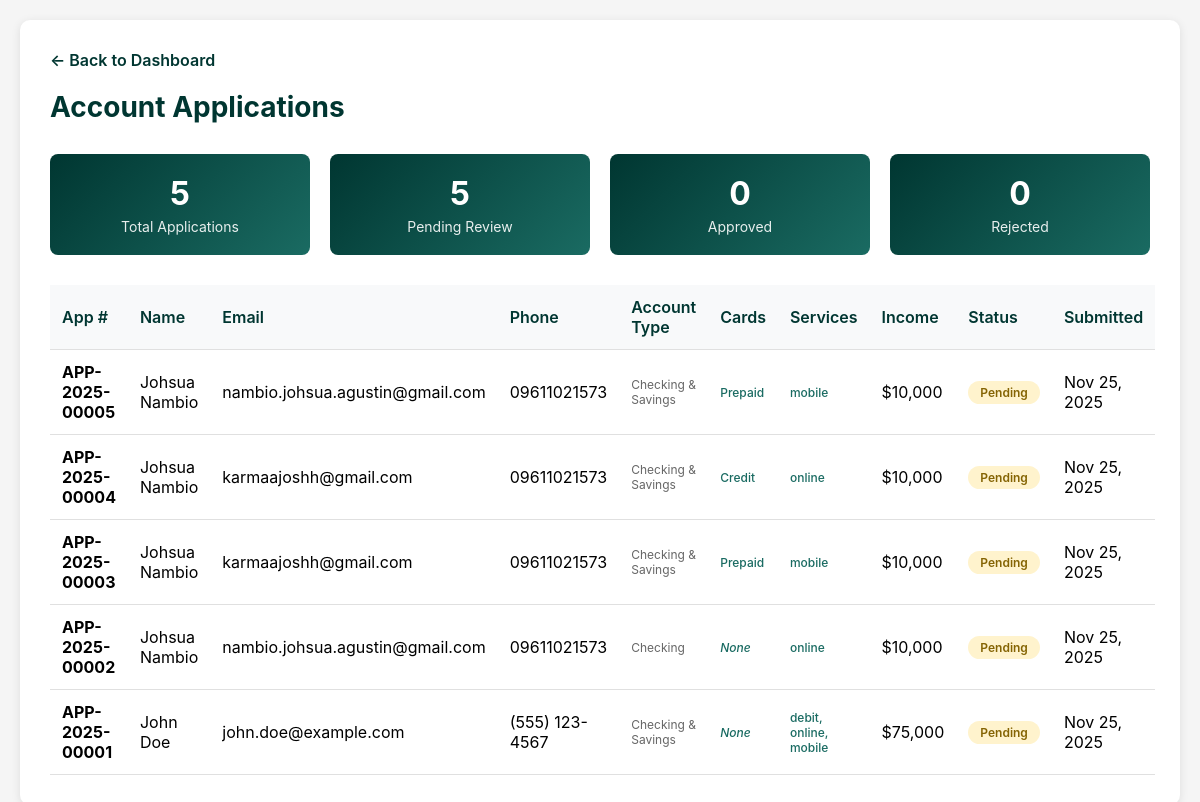
Page /view_applications.php on the committed database.
### tables this page shows
CREATE TABLE `account_applications` (
  `application_id` int(11) NOT NULL,
  `application_number` varchar(50) NOT NULL,
  `application_status` enum('pending','approved','rejected') DEFAULT 'pending',
  `first_name` varchar(100) NOT NULL,
  `last_name` varchar(100) NOT NULL,
  `email` varchar(150) NOT NULL,
  `phone_number` varchar(20) NOT NULL,
  `date_of_birth` date NOT NULL,
  `street_address` varchar(255) NOT NULL,
  `barangay` varchar(150) NOT NULL DEFAULT '',
  `city` varchar(100) NOT NULL,
  `state` varchar(100) NOT NULL,
  `zip_code` varchar(20) NOT NULL,
  `ssn` varchar(50) NOT NULL,
  `id_type` varchar(50) NOT NULL,
  `id_number` varchar(100) NOT NULL,
  `employment_status` varchar(50) NOT NULL,
  `employer_name` varchar(150) DEFAULT NULL,
  `job_title` varchar(100) DEFAULT NULL,
  `annual_income` decimal(15,2) DEFAULT NULL,
  `account_type` varchar(50) NOT NULL COMMENT 'acct-checking, acct-savings, acct-both',
  `selected_cards` text DEFAULT NULL COMMENT 'Comma-separated: debit, credit, prepaid',
  `additional_services` text DEFAULT NULL COMMENT 'Comma-separated: debit, online, mobile, overdraft',
  `terms_accepted` tinyint(1) DEFAULT 0,
  `privacy_acknowledged` tinyint(1) DEFAULT 0,
  `marketing_consent` tinyint(1) DEFAULT 0,
  `submitted_at` datetime DEFAULT current_timestamp(),
  `reviewed_at` datetime DEFAULT NULL
);

### view_applications.php (the view, shortened to what this page needs)
<?php
$host = "localhost";
$user = "root";
$pass = "";
$db = "BankingDB";
$conn = new mysqli($host, $user, $pass, $db);
$sql = "SELECT * FROM account_applications ORDER BY submitted_at DESC";
$result = $conn->query($sql);
?>
<!DOCTYPE html>
<html lang="en">
<head>
</head>
<body>
    <div class="container">
        <a href="viewingpage.php" class="back-link">← Back to Dashboard</a>
        <h1>Account Applications</h1>
        <?php
        $stats = [
            'total' => 0,
            'pending' => 0,
            'approved' => 0,
            'rejected' => 0
        ];
        $result->data_seek(0);
        while ($row = $result->fetch_assoc()) {
            $stats['total']++;
            $stats[$row['application_status']]++;
        }
        ?>
        <div class="stats">
            <div class="stat-card">
                <h3><?php echo $stats['total']; ?></h3>
                <p>Total Applications</p>
            </div>
            <div class="stat-card">
                <h3><?php echo $stats['pending']; ?></h3>
                <p>Pending Review</p>
            </div>
            <div class="stat-card">
                <h3><?php echo $stats['approved']; ?></h3>
                <p>Approved</p>
            </div>
            <div class="stat-card">
                <h3><?php echo $stats['rejected']; ?></h3>
                <p>Rejected</p>
            </div>
        </div>
        <?php if ($result->num_rows > 0): ?>
            <table>
                <thead>
                    <tr>
                        <th>App #</th>
                        <th>Name</th>
                        <th>Email</th>
                        <th>Phone</th>
                        <th>Account Type</th>
                        <th>Cards</th>
                        <th>Services</th>
                        <th>Income</th>
                        <th>Status</th>
                        <th>Submitted</th>
                    </tr>
                </thead>
                <tbody>
                    <?php
                    $result->data_seek(0);
                    while ($row = $result->fetch_assoc()):
                        $accountTypeLabel = [
                            'acct-checking' => 'Checking',
                            'acct-savings' => 'Savings',
                            'acct-both' => 'Checking & Savings'
                        ][$row['account_type']] ?? $row['account_type'];
                    ?>
                        <tr>
                            <td><strong><?php echo htmlspecialchars($row['application_number']); ?></strong></td>
                            <td><?php echo htmlspecialchars($row['first_name'] . ' ' . $row['last_name']); ?></td>
                            <td><?php echo htmlspecialchars($row['email']); ?></td>
                            <td><?php echo htmlspecialchars($row['phone_number']); ?></td>
                            <td class="account-type"><?php echo $accountTypeLabel; ?></td>
                            <td class="cards-list">
                                <?php
                                $cards = $row['selected_cards'] ? explode(',', $row['selected_cards']) : [];
                                echo !empty($cards) ? htmlspecialchars(ucwords(implode(', ', $cards))) : '<em>None</em>';
                                ?>
                            </td>
                            <td class="cards-list">
                                <?php
                                $services = $row['additional_services'] ? explode(',', $row['additional_services']) : [];
                                echo !empty($services) ? htmlspecialchars(implode(', ', $services)) : '<em>None</em>';
                                ?>
                            </td>
                            <td>$<?php echo number_format($row['annual_income'], 0); ?></td>
                            <td>
                                <span class="status-badge status-<?php echo $row['application_status']; ?>">
                                    <?php echo ucfirst(str_replace('_', ' ', $row['application_status'])); ?>
                                </span>
                            </td>
                            <td><?php echo date('M d, Y', strtotime($row['submitted_at'])); ?></td>
                        </tr>
                    <?php endwhile; ?>
                </tbody>
            </table>
        <?php else: ?>
            <div class="no-data">
                <p>No applications found.</p>
            </div>
        <?php endif; ?>
    </div>
</body>
</html>

### view_applications.php (style rules this page uses)
* { margin: 0; padding: 0; box-sizing: border-box; }
body { font-family: -apple-system, BlinkMacSystemFont, 'Segoe UI', sans-serif; background: #f5f5f5; padding: 20px; }
.container { max-width: 1400px; margin: 0 auto; background: white; border-radius: 10px; padding: 30px; box-shadow: 0 2px 10px rgba(0,0,0,0.1); }
h1 { color: #003631; margin-bottom: 30px; font-size: 28px; }
.stats { display: grid; grid-template-columns: repeat(auto-fit, minmax(200px, 1fr)); gap: 20px; margin-bottom: 30px; }
.stat-card { background: linear-gradient(135deg, #003631 0%, #1a6b62 100%); color: white; padding: 20px; border-radius: 8px; text-align: center; }
.stat-card h3 { font-size: 32px; margin-bottom: 5px; }
.stat-card p { font-size: 14px; opacity: 0.9; }
table { width: 100%; border-collapse: collapse; margin-top: 20px; }
th, td { padding: 12px; text-align: left; border-bottom: 1px solid #e0e0e0; }
th { background: #f8f9fa; color: #003631; font-weight: 600; position: sticky; top: 0; }
.status-badge { display: inline-block; padding: 4px 12px; border-radius: 12px; font-size: 12px; font-weight: 600; }
.status-pending { background: #fff3cd; color: #856404; }
.account-type { font-size: 12px; color: #666; }
.cards-list { font-size: 12px; color: #1a6b62; font-weight: 500; }
.back-link { display: inline-block; margin-bottom: 20px; color: #003631; text-decoration: none; font-weight: 600; }

### rows in the picture
account_applications: application_number "APP-2025-00005", first_name+last_name "Johsua Nambio", email "nambio.johsua.agustin@gmail.com", phone_number "09611021573", account_type "Checking & Savings", selected_cards "Prepaid", additional_services "mobile", annual_income "10,000", application_status "Pending", submitted_at "Nov 25, 2025"
account_applications: application_number "APP-2025-00004", first_name+last_name "Johsua Nambio", email "karmaajoshh@gmail.com", phone_number "09611021573", account_type "Checking & Savings", selected_cards "Credit", additional_services "online", annual_income "10,000", application_status "Pending", submitted_at "Nov 25, 2025"
account_applications: application_number "APP-2025-00003", first_name+last_name "Johsua Nambio", email "karmaajoshh@gmail.com", phone_number "09611021573", account_type "Checking & Savings", selected_cards "Prepaid", additional_services "mobile", annual_income "10,000", application_status "Pending", submitted_at "Nov 25, 2025"
account_applications: application_number "APP-2025-00002", first_name+last_name "Johsua Nambio", email "nambio.johsua.agustin@gmail.com", phone_number "09611021573", account_type "Checking", shows "None", additional_services "online", annual_income "10,000", application_status "Pending", submitted_at "Nov 25, 2025"
account_applications: application_number "APP-2025-00001", first_name+last_name "John Doe", email "john.doe@example.com", phone_number "(555) 123-4567", account_type "Checking & Savings", shows "None", additional_services "debit, online, mobile", annual_income "75,000", application_status "Pending", submitted_at "Nov 25, 2025"

### other values in the picture
$stats['total'] "5"
$stats['pending'] "5"
$stats['approved'] "0"
$stats['rejected'] "0"
